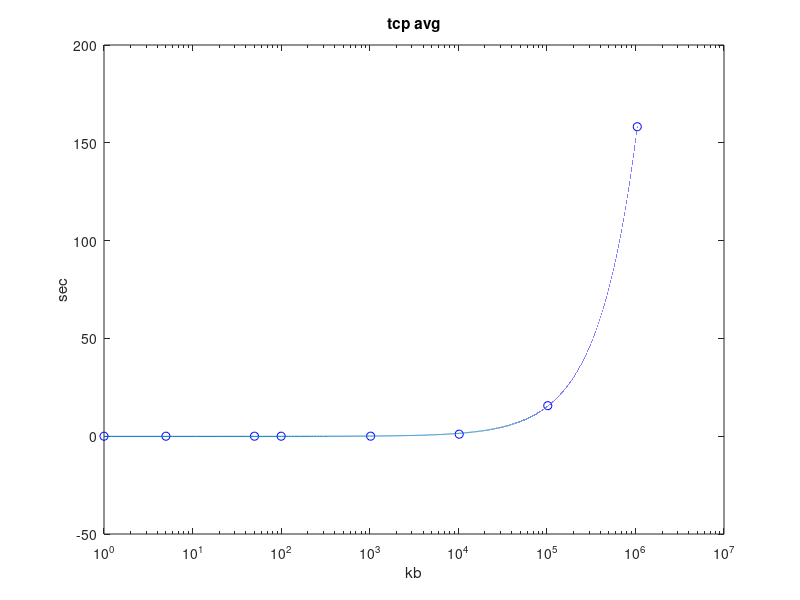
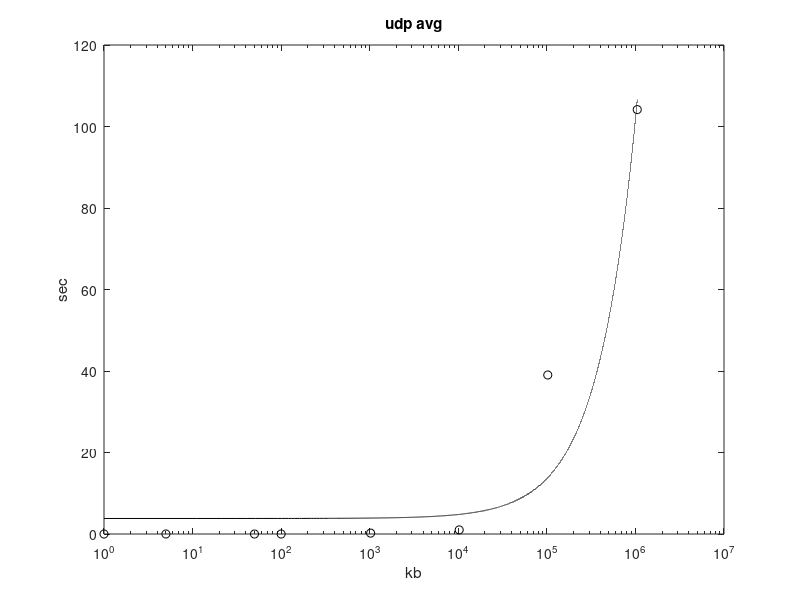
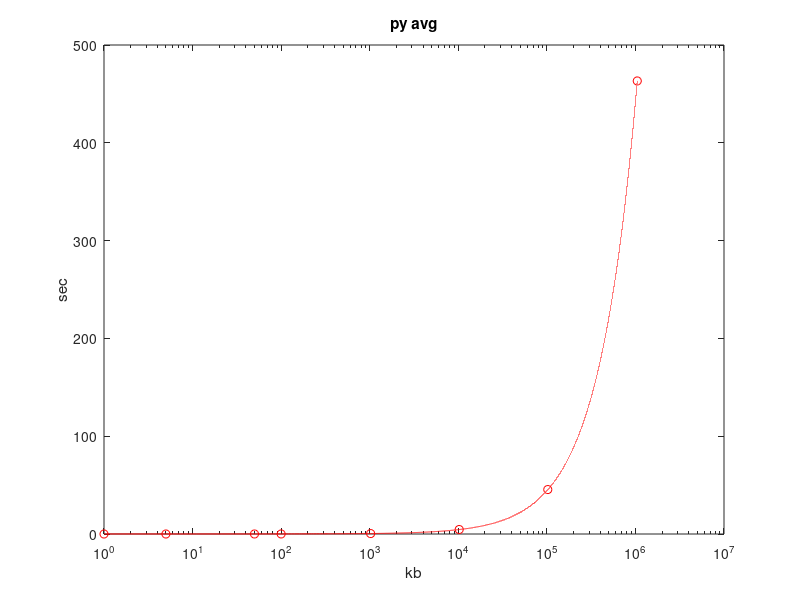

MATLAB code to generate these figures, in order:
%%
tcp_1kb = [0.000011, 0.000022, 0.000013, 0.000011, 0.000011];
tcp_5kb = [0.000096, 0.000017, 0.000017, 0.000023, 0.000017];
tcp_50kb = [0.002268, 0.002509, 0.001446, 0.001308, 0.001436];
tcp_100kb = [0.002985, 0.004936, 0.003155, 0.003474, 0.002304];
tcp_1mb = [0.021658, 0.020266, 0.021040, 0.020135, 0.022696];
tcp_10mb = [1.043173, 1.043288, 1.032112, 1.033012, 1.030539];
tcp_100mb = [18.939230, 17.025809, 13.985685, 14.020485, 14.065626];
tcp_1gb = [145.021854, 149.048548, 146.995714, 204.019156, 145.952589];
   
tcp = [ tcp_1kb   ;
        tcp_5kb   ;
        tcp_50kb  ;
        tcp_100kb ;
        tcp_1mb   ;
        tcp_10mb  ;
        tcp_100mb ;
        tcp_1gb   ];
     
data = [ 1, 5, 50, 100, 1024, 10240, 102400, 1024*1024 ];

%%
udp_1kb = [0.000244 0.000030 0.000028 0.000028 0.000030];
udp_5kb = [0.000092 0.000035 0.000042 0.000041 0.000040];
udp_50kb = [0.000263 0.000182 0.000090 0.000165 0.000161];
udp_100kb = [0.000416 0.000306 0.000303 0.000307 0.000373];
udp_1mb = [0.036350 0.040460 0.936978 0.037360 0.035361];
udp_10mb = [0.998055 1.006998 0.996817 1.004495 1.003979];
udp_100mb = [39.016439 38.048568 39.978166 38.040916 40.016724];
udp_1gb = [98.915751 104.981052 107.920316 106.951279 101.962705];

udp = [ udp_1kb   ;
        udp_5kb   ;
        udp_50kb  ;
        udp_100kb ;
        udp_1mb   ;
        udp_10mb  ;
        udp_100mb ;
        udp_1gb   ];

%%
py_1kb = [0.000102043151855 0.000107049942017 0.000128984451294 0.000105857849121 0.000108003616333];
py_5kb = [0.00018310546875 0.000180959701538 0.00021505355835 0.000171899795532 0.000197887420654];
py_50kb = [0.017165184021 0.0175080299377 0.017914056778 0.018739938736 0.0149030685425];
py_100kb = [0.0376880168915 0.0356209278107 0.0386390686035 0.0334260463715 0.0356650352478];
py_1mb = [0.414955854416 0.404711961746 0.487743139267 0.412266016006 0.409447908401];
py_10mb = [4.39148712158 4.37771987915 4.31957602501 4.69209194183 5.17681789398];
py_100mb = [45.6141049862 45.3959388733 44.5879888535 45.7703528404 45.8493490219];
py_1gb = [473.045264959 459.849551916 460.888200998 464.737334967 457.663129004];

py = [ py_1kb   ;
       py_5kb   ;
       py_50kb  ;
       py_100kb ;
       py_1mb   ;
       py_10mb  ;
       py_100mb ;
       py_1gb   ];
    
%% 

tcp_avg = mean(tcp')
udp_avg = mean(udp')
py_avg = mean(py')


tcp_p = polyfit(data, tcp_avg, 1)

x = data(1):10:data(end);
f = polyval(tcp_p, x);

figure(1);
semilogx(data, tcp_avg, 'bo');
hold on
semilogx(x, f);
title('tcp avg')
xlabel('kb')
ylabel('sec')

udp_p = polyfit(data, udp_avg, 1)
f = polyval(udp_p, x);

figure(2)
semilogx(data, udp_avg, 'ko');
hold on
semilogx(x,f,'k');
title('udp avg')
xlabel('kb')
ylabel('sec')

py_p = polyfit(data, py_avg, 1)
f = polyval(py_p, x);

figure(3)
semilogx(data, py_avg, 'ro');
hold on
semilogx(x,f,'r')
title('py avg')
xlabel('kb')
ylabel('sec')

%%
tcp_avg = mean(tcp')'
tcp_std = std(tcp')'

udp_avg = mean(udp')'
udp_std = std(udp')'

py_avg = mean(py')'
py_std = std(py')'









